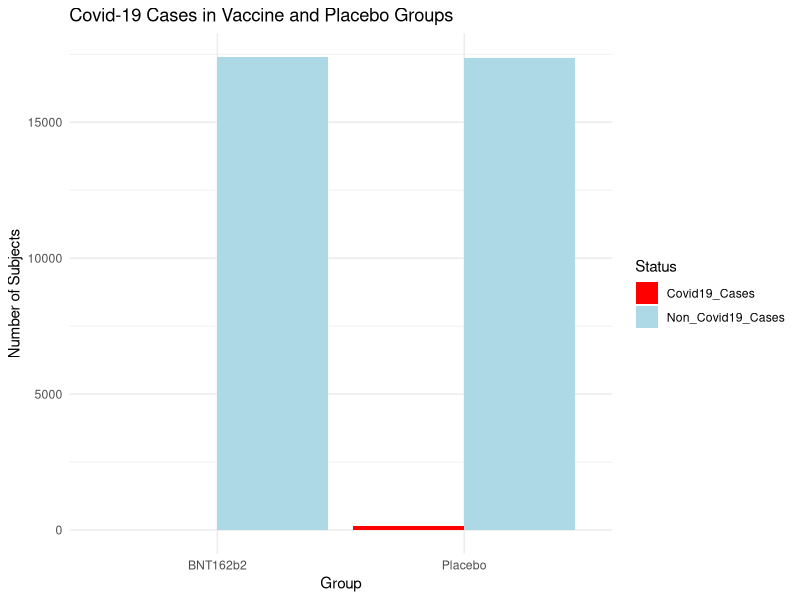
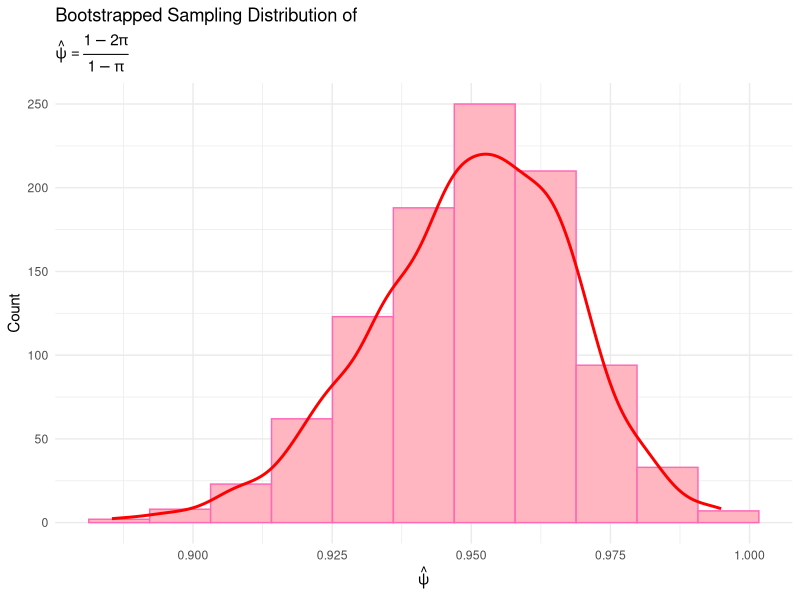
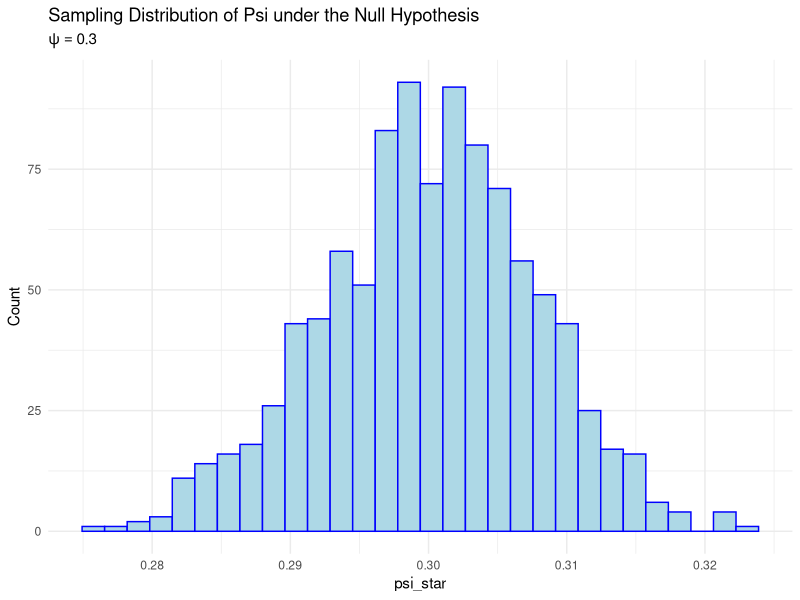

Source code (R) for these figures, in order:
## ---- chunk 1
knitr::opts_chunk$set(echo = TRUE)
library(tidyverse)
library(dplyr)
library(maxLik)
## ---- chunk 2
# create data frame from table
Vaccine_data <- data.frame(
  Group = c("BNT162b2", "Placebo"),
  Covid19_Cases = c(8, 162),
  No_of_Subjects = c(17411, 17511)
)

# calculate the number of non-cases
Vaccine_data <- Vaccine_data %>%
  mutate(Non_Covid19_Cases = No_of_Subjects - Covid19_Cases)

print(Vaccine_data)

# observed vaccine efficacy
vac_prob <- 8 / 17411
plac_prob <- 162 / 17511

vac_eff <- (1 - (vac_prob / plac_prob))* 100
## ---- chunk 3
loglik_binom <- function(psi, x, n){
  if(psi < 0 | psi > 1)
  return(NA)
  else {
  pi <- (1-psi)/(2-psi)
  return(log(choose(1000,50))+(x*log(pi))+((170-x)*log(1-pi)))
  }
}

MLE <- maxLik(logLik = loglik_binom, 
             start = 0.55,
             method = "NR", tol = 1e-4,
             x = 8, n = 170)
## ---- chunk 4
n <- 170
t <- 8
psi <- (2*t - n)/(-n+t)
## ---- chunk 5
B = 1000
set.seed(1234)
boot_df_2 <- tibble(
  boot_psi = replicate(n = B, {
             n1 <- Vaccine_data$No_of_Subjects[1]
             n2 <- Vaccine_data$No_of_Subjects[2]
             
             BNT_covid <- Vaccine_data$Covid19_Cases[1]
             placebo_covid <- Vaccine_data$Covid19_Cases[2]
             
             BNT_resamp <- rbinom(1, n1, BNT_covid/n1)
             placebo_resamp <- rbinom(1, n2, placebo_covid/n2)
             
             pi_v <- BNT_resamp/n1
             pi_p <- placebo_resamp/n2
             pi <- pi_v/(pi_v+pi_p)
             
             boot_psi <- (1-2*pi)/(1-pi)
  })
)
#boot_df_2 %>% slice_head(n=5)
#boot_df_2 %>% summarise(boot_mean = mean(boot_psi), boot_sd = sd(boot_psi))
#boot_df_2 %>% summarise(lower = quantile(boot_psi, 0.025), upper = quantile(boot_psi, 0.975))
## ---- chunk 6
# make the data long for plot
data_long <- pivot_longer(Vaccine_data, cols = c("Covid19_Cases", "Non_Covid19_Cases"), 
                          names_to = "Status", values_to = "Count")

# segmented bar plot
ggplot(data_long, aes(fill = Status, y = Count, x = Group)) +
  geom_bar(position = "dodge", stat = "identity") +
  scale_fill_manual(values = c("Covid19_Cases" = "red", "Non_Covid19_Cases" = "lightblue")) +
  labs(title = "Covid-19 Cases in Vaccine and Placebo Groups",
       x = "Group", y = "Number of Subjects", fill = "Status") +
  theme_minimal()
## ---- chunk 7
n <- nrow(boot_df_2)

# Sturges' formula
k_sturges <- ceiling(log2(n) + 1)

# calculate binwidth
binwidth <- (max(boot_df_2$boot_psi) - min(boot_df_2$boot_psi)) / k_sturges

# Plotting histogram with density curve overlay
hist1 <- ggplot(boot_df_2, aes(x = boot_psi)) +
  geom_histogram(aes(y = after_stat(count)), 
                 bins = k_sturges, fill = "lightpink", 
                 color = "hotpink") +
  geom_density(aes(y = after_stat(density) * B * binwidth), 
               color = "red", size = 1) +
  labs(
    title = "Bootstrapped Sampling Distribution of",
    subtitle = expression(hat(psi) == frac(1 - 2 * pi, 1 - pi)),
    x = expression(hat(psi)),
    y = "Count"
  ) +
  theme_minimal()

print(hist1)
## ---- chunk 8

B = 1000
set.seed(1234)

psi <- 0.3
pi_null <- (1 - psi)/(2 - psi)
total <- 34922

null <- tibble(
   psi_star = replicate(n = B, {
     covid = rbinom(1, size = total, prob = pi_null)
     pi = covid/total 
     psi = (1- 2*pi)/(1-pi)
     return(psi)
  })
)

hist2 <- ggplot(null, mapping = aes(x = psi_star)) +
  geom_histogram(aes(y = after_stat(count)),
                 bins = 30, fill = "lightblue",
                 color = "blue") +
  theme_minimal() +
  labs(
    title = "Sampling Distribution of Psi under the Null Hypothesis",
    subtitle = expression(psi == 0.3),
    x = "psi_star",
    y = "Count"
  ) +
  theme_minimal()
  

obs_t = 8
pval <- sum(null$psi_star >= obs_t)/ B
pval

print(hist2)
## ---- chunk 9
loglik_binom <- function(psi, x, n){
  if(psi < 0 | psi > 1)
  return(NA)
  else {
  pi <- (1-psi)/(2-psi)
  return(log(choose(1000,50))+(x*log(pi))+((170-x)*log(1-pi)))
  }
}

MLE <- maxLik(logLik = loglik_binom, 
             start = 0.55,
             method = "NR", tol = 1e-4,
             x = 8, n = 170)
MLE
## ---- chunk 10
SE <- sqrt(1/3045.805)
lower <- 0.95 - 1.96*SE
upper <- 0.95 + 1.96*SE
lower
upper
## ---- chunk 11
pchisq(121.6, df = 1, lower.tail=F)
## ---- chunk 12
n <- 170
t <- 8
psi <- (2*t - n)/(-n+t)
psi
## ---- chunk 13
B = 1000
set.seed(1234)
boot_df_2 <- tibble(
  boot_psi = replicate(n = B, {
             n1 <- Vaccine_data$No_of_Subjects[1]
             n2 <- Vaccine_data$No_of_Subjects[2]
             
             BNT_covid <- Vaccine_data$Covid19_Cases[1]
             placebo_covid <- Vaccine_data$Covid19_Cases[2]
             
             BNT_resamp <- rbinom(1, n1, BNT_covid/n1)
             placebo_resamp <- rbinom(1, n2, placebo_covid/n2)
             
             pi_v <- BNT_resamp/n1
             pi_p <- placebo_resamp/n2
             pi <- pi_v/(pi_v+pi_p)
             
             boot_psi <- (1-2*pi)/(1-pi)
  })
)

boot_df_2 %>% slice_head(n=5)
boot_df_2 %>% summarise(boot_mean = mean(boot_psi), boot_sd = sd(boot_psi))
boot_df_2 %>% summarise(lower = quantile(boot_psi, 0.025),
                      upper = quantile(boot_psi, 0.975))
## ---- chunk 14
B = 1000
set.seed(1234)

psi <- 0.3
pi_null <- (1 - psi)/(2 - psi)
total <- 34922

null <- tibble(
   psi_star = replicate(n = B, {
     covid = rbinom(1, size = total, prob = pi_null)
     pi = covid/total 
     psi_star = (1- 2*pi)/(1-pi)
  })
)
  
obs_t = 8
pval <- sum(null$psi_star >= obs_t)/ B
## ---- chunk 15
# make the data long for plot
data_long <- pivot_longer(Vaccine_data, cols = c("Covid19_Cases", "Non_Covid19_Cases"), 
                          names_to = "Status", values_to = "Count")

# segmented bar plot
barplot <- ggplot(data_long, aes(fill = Status, y = Count, x = Group)) +
  geom_bar(position = "dodge", stat = "identity") +
  scale_fill_manual(values = c("Covid19_Cases" = "red", "Non_Covid19_Cases" = "lightblue")) +
  labs(title = "Covid-19 Cases in Vaccine and Placebo Groups",
       x = "Group", y = "Number of Subjects", fill = "Status") +
  theme_minimal()
## ---- chunk 16
n <- nrow(boot_df_2)

# Sturges' formula
k_sturges <- ceiling(log2(n) + 1)

# calculate binwidth
binwidth <- (max(boot_df_2$boot_psi) - min(boot_df_2$boot_psi)) / k_sturges

# Plotting histogram with density curve overlay
hist1 <- ggplot(boot_df_2, aes(x = boot_psi)) +
  geom_histogram(aes(y = after_stat(count)), 
                 bins = k_sturges, fill = "lightpink", 
                 color = "hotpink") +
  geom_density(aes(y = after_stat(density) * B * binwidth), 
               color = "red", size = 1) +
  labs(
    title = "Bootstrapped Sampling Distribution of",
    subtitle = expression(hat(psi) == frac(1 - 2 * pi, 1 - pi)),
    x = expression(hat(psi)),
    y = "Count"
  ) +
  theme_minimal()
## ---- chunk 17

hist2 <- ggplot(null, mapping = aes(x = psi_star)) +
  geom_histogram(aes(y = after_stat(count)),
                 bins = 30, fill = "lightblue",
                 color = "blue") +
  theme_minimal() +
  labs(
    title = "Sampling Distribution of Psi under the Null Hypothesis",
    subtitle = expression(psi == 0.3),
    x = "psi_star",
    y = "Count"
  ) +
  theme_minimal()
